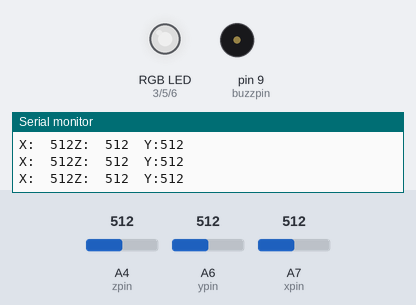
This sketch was run on a simulated Arduino Nano, built with avr-gcc and run on an emulated ATmega328P. Parts: an RGB LED mixed from three pins (HIGH = lit), buzzer (waves = sounding), the last lines printed to the serial monitor. The test bench sets the inputs (shaded band); at power-on: A6 (ypin) = 512, A4 (zpin) = 512, A7 (xpin) = 512. Dim RGB values are drawn brighter than linear.

Above: at 1.2 s.
1.3 s: A6 (ypin) set to 487
At 2.01 s:
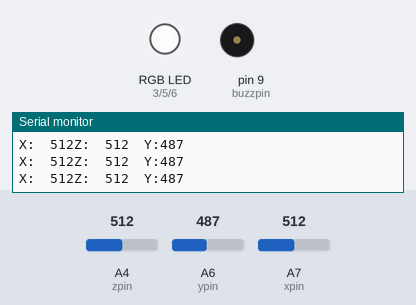
4.3 s: A6 (ypin) set to 469
At 4.51 s:
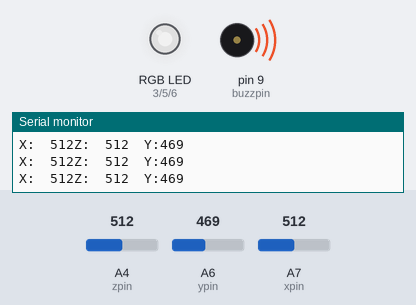
At 5.45 s:
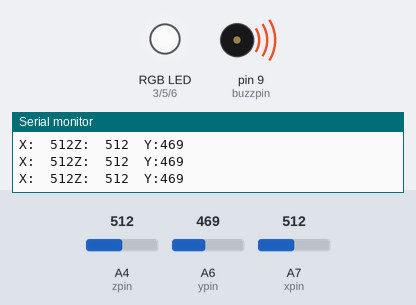
7.3 s: A4 (zpin) set to 1023
10.3 s: A7 (xpin) set to 111
13.3 s: A7 (xpin) set to 90
16.3 s: A6 (ypin) set to 1023
Timing chart, 0 to 20.3 s (numbered marks = the images above; inputs shaded):
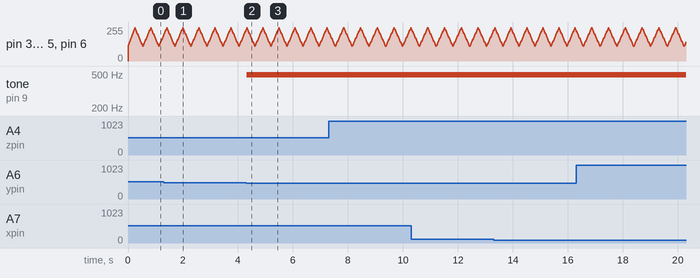

The sketch:

lightsaber_RGB_v02.ino
```cpp
const int xpin = A7;
const int ypin = A6;
const int zpin = A4;
const int buzzpin=9;
const int lightpinR=3;
const int lightpinG=5;
const int lightpinB=6;
int brightness = 110;
int fadeAmount = 10;
void setup(){
  Serial.begin(9600);
  pinMode(buzzpin, OUTPUT);
  pinMode(lightpinR, OUTPUT);
  pinMode(lightpinG, OUTPUT);
  pinMode(lightpinB, OUTPUT);
}
void loop(){
  analogWrite(lightpinR, brightness);
  analogWrite(lightpinG, brightness);
  analogWrite(lightpinB, brightness);
  brightness = brightness + fadeAmount;

  //Serial.println(brightness);
  if (brightness == 110 || brightness == 250) {
    fadeAmount = -fadeAmount ;
  }

  int xx = abs(analogRead(xpin));
  int yy = abs(analogRead(ypin));
  int zz = abs(analogRead(zpin));
  int val = sqrt(xx*xx+yy*yy);

  //analogWrite(lightpin, val);
  swing(val*val,8);//2nd val is better in range 5~10

  Serial.print("X:");
  Serial.print("\t");
  Serial.print(xx);
  Serial.print("Z:");
  Serial.print("\t");
  Serial.print(zz);
  Serial.print("\t");
  Serial.print("Y:");
  Serial.println(yy);

}

void swing(unsigned char volum, unsigned char delayT){
  analogWrite(buzzpin, volum);
  delay(delayT);
  analogWrite(buzzpin, 0);
  delay(delayT);
}
```

Measured:
- the behaviour switches between 479 and 478 on A6 (ypin) (found by bisection; images 1 and 2)
- after the input at 4.3 s, tone on pin 9 (buzzpin): silent → 490 Hz at once
